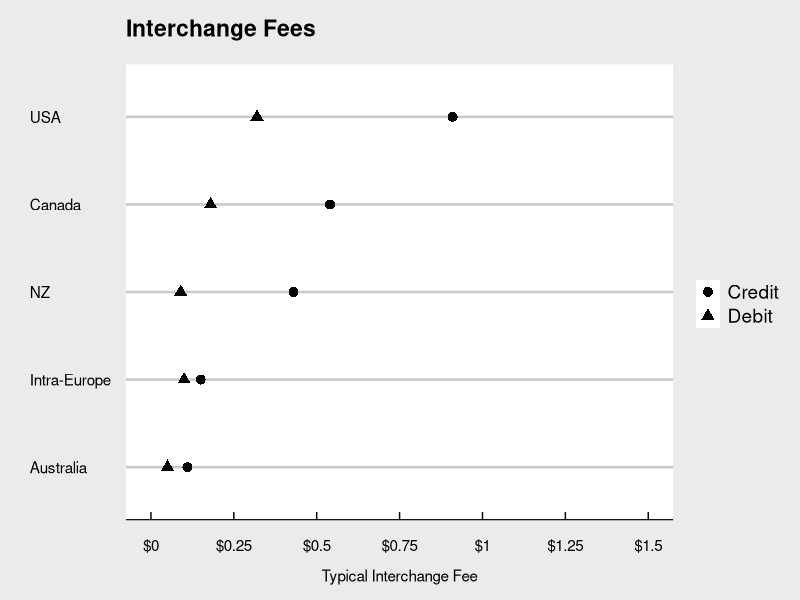

Generate this figure with R:
library(tidyverse)
library(ggthemes)

# Sample data (replace this with your actual data)
data <- read_csv("four_party_scheme_interchange.csv")

colnames(data) <- make.names(colnames(data))

# Create the plot with shapes instead of colors
ggplot(data, aes(x = Standard.card.transaction, y = reorder(Country.Region, Standard.card.transaction), shape = Type)) +
  geom_point(size = 3) +
  scale_shape_manual(values = c('Credit' = 16, 'Debit' = 17),  # You can change 16 and 17 to other shape codes
                     labels = c('Credit', 'Debit')) +
  labs(title = "Interchange Fees\n",
       x = "\nTypical Interchange Fee",
       y = "",
       shape = "") +  # Change color to shape
  scale_x_continuous(breaks = seq(0, 1.5, 0.25),
                     limits = c(0, 1.5),
                     labels = function(x) paste0("$", x)) +
  theme_economist_white() +
  theme(legend.position = "right")
